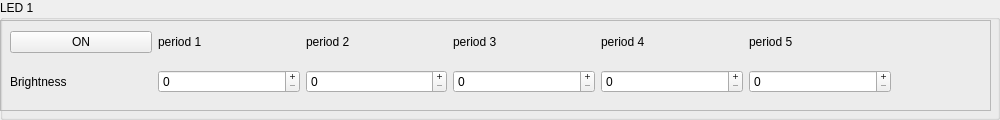
            <widget class="QGroupBox" name="led1group">
             <property name="title">
              <string>LED 1</string>
             </property>
             <widget class="QFrame" name="frame_2">
              <property name="geometry">
               <rect>
                <x>0</x>
                <y>20</y>
                <width>991</width>
                <height>91</height>
               </rect>
              </property>
              <property name="frameShape">
               <enum>QFrame::StyledPanel</enum>
              </property>
              <property name="frameShadow">
               <enum>QFrame::Raised</enum>
              </property>
              <widget class="QWidget" name="gridLayoutWidget_3">
               <property name="geometry">
                <rect>
                 <x>10</x>
                 <y>0</y>
                 <width>881</width>
                 <height>85</height>
                </rect>
               </property>
               <layout class="QGridLayout" name="gridLayout_2">
                <item row="1" column="4">
                 <widget class="QLabel" name="brightness_7">
                  <property name="frameShape">
                   <enum>QFrame::NoFrame</enum>
                  </property>
                  <property name="text">
                   <string>period 3</string>
                  </property>
                 </widget>
                </item>
                <item row="1" column="3">
                 <widget class="QLabel" name="brightness_8">
                  <property name="frameShape">
                   <enum>QFrame::NoFrame</enum>
                  </property>
                  <property name="text">
                   <string>period 2</string>
                  </property>
                 </widget>
                </item>
                <item row="1" column="6">
                 <widget class="QLabel" name="brightness_9">
                  <property name="frameShape">
                   <enum>QFrame::NoFrame</enum>
                  </property>
                  <property name="text">
                   <string>period 5</string>
                  </property>
                 </widget>
                </item>
                <item row="5" column="2">
                 <widget class="QSpinBox" name="led1box1">
                  <property name="buttonSymbols">
                   <enum>QAbstractSpinBox::PlusMinus</enum>
                  </property>
                  <property name="maximum">
                   <number>100</number>
                  </property>
                 </widget>
                </item>
                <item row="5" column="3">
                 <widget class="QSpinBox" name="led1box2">
                  <property name="buttonSymbols">
                   <enum>QAbstractSpinBox::PlusMinus</enum>
                  </property>
                  <property name="maximum">
                   <number>100</number>
                  </property>
                 </widget>
                </item>
                <item row="5" column="5">
                 <widget class="QSpinBox" name="led1box4">
                  <property name="buttonSymbols">
                   <enum>QAbstractSpinBox::PlusMinus</enum>
                  </property>
                  <property name="maximum">
                   <number>100</number>
                  </property>
                 </widget>
                </item>
                <item row="5" column="6">
                 <widget class="QSpinBox" name="led1box5">
                  <property name="buttonSymbols">
                   <enum>QAbstractSpinBox::PlusMinus</enum>
                  </property>
                  <property name="maximum">
                   <number>100</number>
                  </property>
                 </widget>
                </item>
                <item row="5" column="4">
                 <widget class="QSpinBox" name="led1box3">
                  <property name="buttonSymbols">
                   <enum>QAbstractSpinBox::PlusMinus</enum>
                  </property>
                  <property name="maximum">
                   <number>100</number>
                  </property>
                 </widget>
                </item>
                <item row="1" column="5">
                 <widget class="QLabel" name="brightness_6">
                  <property name="frameShape">
                   <enum>QFrame::NoFrame</enum>
                  </property>
                  <property name="text">
                   <string>period 4</string>
                  </property>
                 </widget>
                </item>
                <item row="1" column="0">
                 <widget class="QPushButton" name="protled1button">
                  <property name="text">
                   <string>ON</string>
                  </property>
                  <property name="checkable">
                   <bool>true</bool>
                  </property>
                  <property name="checked">
                   <bool>false</bool>
                  </property>
                  <property name="autoDefault">
                   <bool>true</bool>
                  </property>
                  <property name="default">
                   <bool>false</bool>
                  </property>
                 </widget>
                </item>
                <item row="1" column="2">
                 <widget class="QLabel" name="Brightness1_2">
                  <property name="frameShape">
                   <enum>QFrame::NoFrame</enum>
                  </property>
                  <property name="text">
                   <string>period 1</string>
                  </property>
                 </widget>
                </item>
                <item row="5" column="0">
                 <widget class="QLabel" name="Brightness1_3">
                  <property name="frameShape">
                   <enum>QFrame::NoFrame</enum>
                  </property>
                  <property name="text">
                   <string>Brightness</string>
                  </property>
                 </widget>
                </item>
               </layout>
              </widget>
             </widget>
            </widget>
